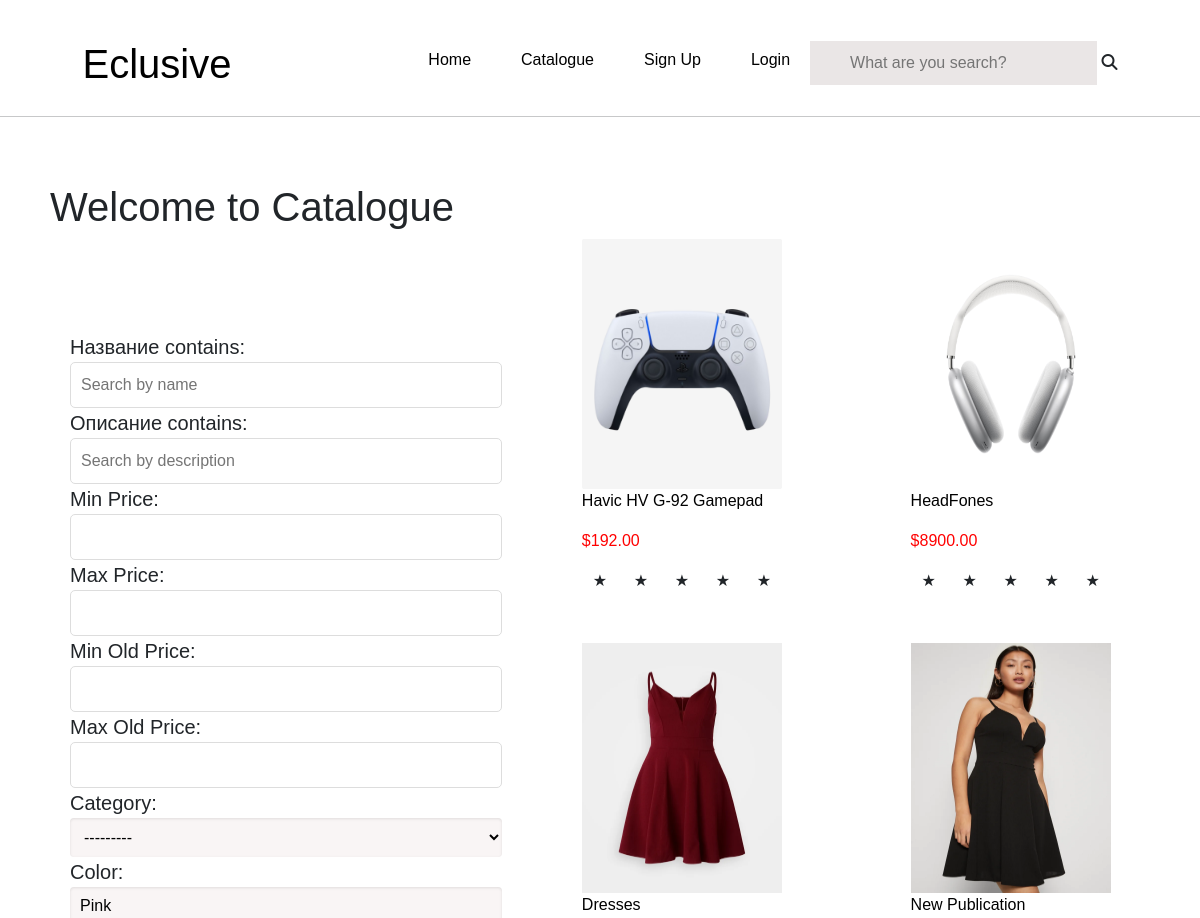
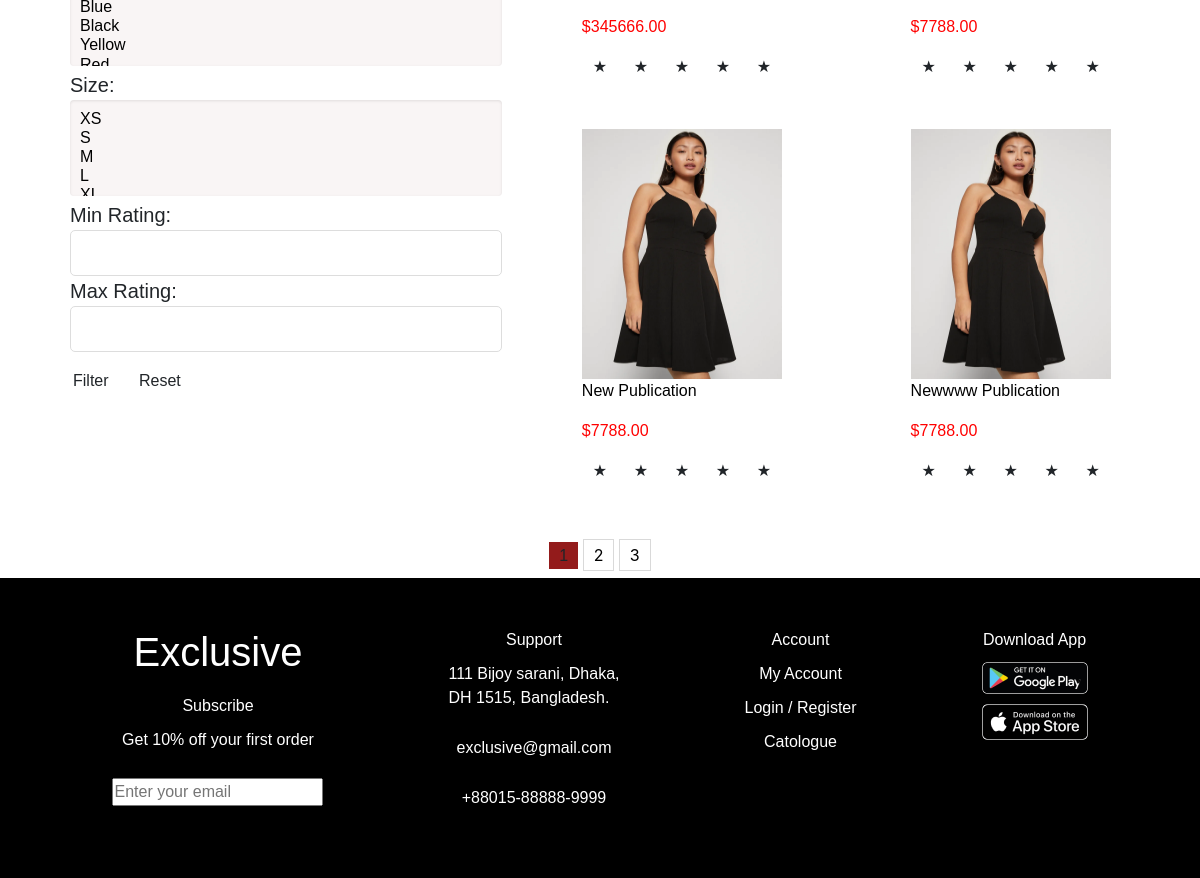
Page /market/catalogue/ on the committed database (2 pictures, top to bottom).
### market/models.py (models this page shows, shortened)
class Category(models.Model):
    class Meta:
        verbose_name_plural = 'категории'
        verbose_name = 'категория'
    name = models.CharField(verbose_name='название', max_length=100)
    def __str__(self):
        return self.name

class Color(models.Model):
    class Meta:
        verbose_name_plural = 'цвета'
        verbose_name = 'цвет'
    name = models.CharField(verbose_name='цвет', max_length=100)
    def __str__(self):
        return self.name

class Product(models.Model):
    class Meta:
        verbose_name_plural = 'товары'
        verbose_name = 'товар'
    name = models.CharField(verbose_name='название', max_length=100)
    description = models.TextField(verbose_name='описание')
    color = models.ManyToManyField('market.Color', verbose_name='выберите цвета', related_name='product')
    size = models.ManyToManyField('market.Size', verbose_name='выберите размер', blank=True, null=True)
    image = models.ImageField(verbose_name='фото', upload_to='images_products/')
    image1 = models.ImageField(verbose_name='фото1', upload_to='images_products/', blank=True, null=True)
    image2 = models.ImageField(verbose_name='фото2', upload_to='images_products/', blank=True, null=True)
    image3 = models.ImageField(verbose_name='фото3', upload_to='images_products/', blank=True, null=True)
    image4 = models.ImageField(verbose_name='фото4', upload_to='images_products/', blank=True, null=True)
    price = models.DecimalField(verbose_name='цена', max_digits=10, decimal_places=2)
    category = models.ForeignKey('market.Category', on_delete=PROTECT, related_name='product')
    types = models.ForeignKey('market.Type', on_delete=PROTECT, related_name='product', blank=True, null=True)
    old_price = models.DecimalField(verbose_name='цена', max_digits=10, decimal_places=2, blank=True, null=True)
    view = models.PositiveIntegerField(verbose_name='просмотры', default=0, validators=[MinValueValidator(0)])
    rating = models.IntegerField(default=0, choices=[(i, f"{i} Stars") for i in range(1, 6)])
    author = models.ForeignKey('auth.User', on_delete=models.CASCADE, related_name='news', verbose_name='автор',
                                   null=True)
    total_rating = models.PositiveIntegerField(default=0)
    total_reviews = models.PositiveIntegerField(default=0)
    date = models.DateTimeField(verbose_name='date', auto_now_add=True)

### market/views.py (the view)
# urls.py: path('catalogue/', views.catalogue, name='catalogue'),
def catalogue(request):
    products = Product.objects.all()
    categories = Category.objects.all()
    advertising = Advertising.objects.all()
    types = Type.objects.all()
    search = request.GET.get('search')
    if search:
        products = products.filter(name__icontains=search)
    filter_set = ProductFilter(data=request.GET, queryset=products)
    products = filter_set.qs
    try:
        page_size = int(request.GET.get('limit', 6))
    except ValueError:
        page_size = 6
    page = int(request.GET.get('page', 1))
    paginator = Paginator(products, page_size)
    products = paginator.get_page(page)
    return render(request, 'catalogue.html', {
        'products': products,
        'categories': categories,
        'advertising': advertising,
        'types': types,
        'range': range(1, 6),
        'filter': filter_set,
    })

### market/models.py (called while the page is built)
    def __str__(self):
        return self.name

### templates/catalogue.html (shortened to what this page needs)
{% extends 'base.html' %}
{% block content %}
    <div class="pad-50">
        <div>
            <h1>
                Welcome to Catalogue
            </h1>
        </div>
<div class="display">
        <div class="container">
            {% include 'companents/filter.html' %}
        </div>
        <div class="display-products">
            {% for product in products %}
            <div>
                <a href="{% url 'details' product.id %}">
                    <img src="{{product.image.url}}" class="width-200" alt="...">
                    <p>{{ product.name }}</p>
                    <p class="red-text">${{ product.price }}</p>
                </a>
                <form method="post" action="{% url 'rate_product' product.id %}">
                    <div class="stars" data-product-id="{{ product.id }}">
                        {% for i in range %}
                        <span
                                class="star {% if forloop.counter <= product.rating %}filled{% endif %}"
                                data-value="{{ forloop.counter }}">
                                ★
                        </span>
                        {% endfor %}
                    </div>
                </form>
            </div>
            {% endfor %}
        </div>
    </div>
</div>
{% include 'companents/pagination.html' %}
{% endblock content %}

### templates/companents/filter.html (shortened to what this page needs)
<div class="display-col">
    <form class="" action="{% url 'catalogue' %}" method="get">
        <div class="for-id">
            <div class="forms">
                {{ filter.form.as_div }}
            </div>
        </div>
        <button type="submit" class="btn">Filter</button>
        <button type="reset" class="btn">Reset</button>
    </form>
</div>

### static/static_dirs/css/style.css (style rules this page uses)
* { box-sizing: border-box; margin: 0 auto; padding: 0; font-family: Arial, sans-serif; }
a { text-decoration: none; color: black; }
.container { max-width: 1280px; margin: 0 auto; padding: 10px; }
.display { display: flex; align-items: center; gap: 20px; }
.width-200 { width: 200px; height: 250px; }
.pad-50 { padding: 50px; }
.red-text { color: red; }
.display-products { display: flex; flex-wrap: wrap; gap: 50px; }
button { border: none; outline: none; padding: 15px 25px; background-color: #931b1b; border-radius: 10px; color: white; }
.stars { display: flex; gap: 5px; }
.forms { padding: 10px; border: solid 0 ; }
.forms input { width: 100%; padding: 10px; border: 1px solid #ddd; border-radius: 5px; font-size: 16px; outline: none; transition: border-color 0.3s; }
.create form input, textarea, select { width: 100%; padding: 10px; border: none; border-radius: 4px; background-color: #f9f5f5; font-size: 16px; outline: none; box-shadow: inset 0 1px 3px rgba(0, 0, 0, 0.1); }
.forms label { font-size: 20px; }

### rows in the picture
Product: image (picture), name "Havic HV G-92 Gamepad", price "192.00"
Product: image (picture), name "HeadFones", price "8900.00"
Product: image (picture), name "Dresses", price "345666.00"
Product: image (picture), name "New Publication", price "7788.00"
Product: image (picture), name "New Publication", price "7788.00"
Product: image (picture), name "Newwww Publication", price "7788.00"

### other values in the picture
{{ i }} "1"
{{ i }} "2" "3"
